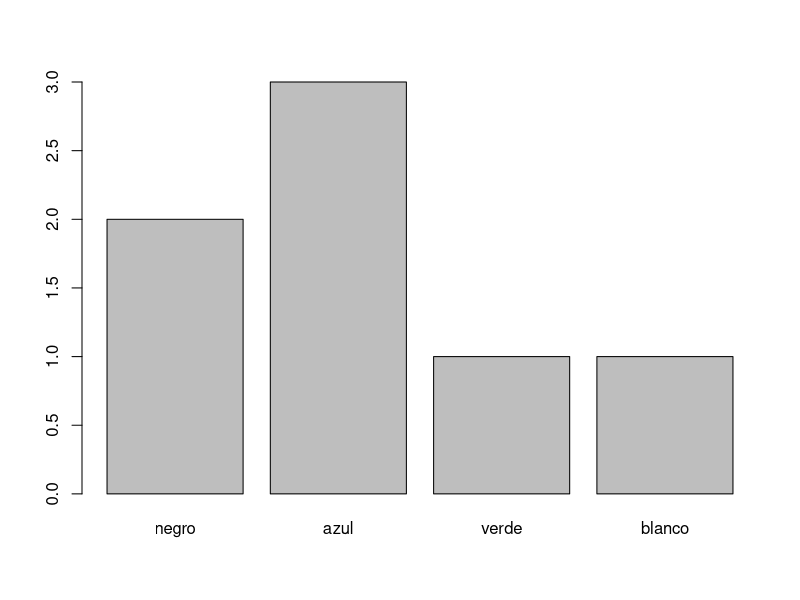

The R script that drew this image:
# Copyright Mark Niemann-Ross, 2017
# Author: Mark Niemann-Ross. mark.niemannross@gmail.com
# LinkedIn: https://www.linkedin.com/in/markniemannross/
# Description: Example file for factors

# Data Structures are * Vectors * Lists * Matrices * Arrays * Data frame * FACTORS

# Factors are lists of unique values, Stored as integers
I.am.a.vector <- c("blue","black","green","white","black","blue","blue") # color of cars passing my window
I.am.a.factor <- factor(I.am.a.vector)

I.am.a.vector # notice the repeat of blue and black
levels(I.am.a.factor) # no repeat! Efficient storage.
levels(I.am.a.factor) <- c("negro","azul","verde","blanco")
I.am.a.factor # now in spanish

table(I.am.a.factor) # count frequency of values. table is a collection of factors
nlevels(I.am.a.factor) # # of unique values
barplot(table(I.am.a.factor)) # extra credit
levels(ordered(I.am.a.factor))

sum(table(factor(I.am.a.vector,exclude = "blue"))) # count all cars except blue cars